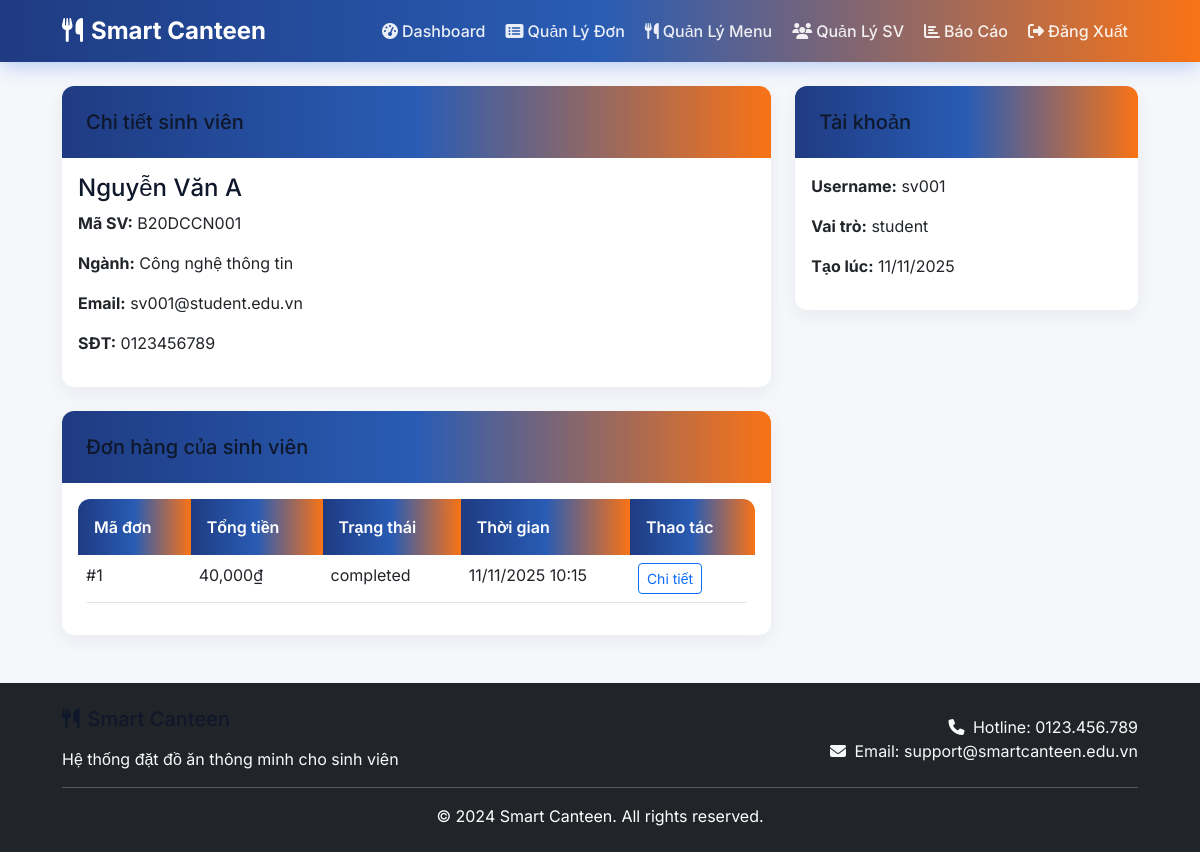
Screenshot of /admin/student/2 (signed in) with the database file from the repository.
### models.py (models this page shows, shortened)
class StudentDetail(db.Model):
    id = db.Column(db.Integer, primary_key=True)
    user_id = db.Column(db.Integer, db.ForeignKey('user.id'), nullable=False)
    ma_sv = db.Column(db.String(20), unique=True, nullable=False)
    ho_ten = db.Column(db.String(100), nullable=False)
    nganh_hoc = db.Column(db.String(100), nullable=False)
    email = db.Column(db.String(120), nullable=False)
    sdt = db.Column(db.String(15), nullable=False)
    user = db.relationship('User', backref='student_detail')

class Order(db.Model):
    id = db.Column(db.Integer, primary_key=True)
    user_id = db.Column(db.Integer, db.ForeignKey('user.id'), nullable=False)
    total_amount = db.Column(db.Integer, default=0)
    status = db.Column(db.String(20), default='pending')
    created_at = db.Column(db.DateTime, default=datetime.utcnow)
    user = db.relationship('User', backref='orders')

class User(UserMixin, db.Model):
    id = db.Column(db.Integer, primary_key=True)
    username = db.Column(db.String(80), unique=True, nullable=False)
    password_hash = db.Column(db.String(120), nullable=False)
    role = db.Column(db.String(20), default='student')
    created_at = db.Column(db.DateTime, default=datetime.utcnow)

### app.py (the view)
@app.route('/admin/student/<int:user_id>')
@login_required
def admin_student_detail(user_id):
    if current_user.role != 'admin':
        flash('Bạn không có quyền truy cập!', 'error')
        return redirect(url_for('menu'))
    user = User.query.get_or_404(user_id)
    student = StudentDetail.query.filter_by(user_id=user_id).first()
    orders = Order.query.filter_by(user_id=user_id).order_by(Order.created_at.desc()).all()
    return render_template('admin_student_detail.html', user=user, student=student, orders=orders)

### app.py (called while the page is built)
@app.context_processor
def inject_cart_count():
    cart = session.get('cart', {})
    total_qty = sum(item.get('quantity', 0) for item in cart.values())
    return dict(cart_quantity=total_qty)

@login_manager.user_loader
def load_user(user_id):
    return User.query.get(int(user_id))

### templates/admin_student_detail.html
{% extends "base.html" %}
{% block content %}
<div class="row">
    <div class="col-md-8">
        <div class="card">
            <div class="card-header bg-primary text-white">
                <h5 class="mb-0">Chi tiết sinh viên</h5>
            </div>
            <div class="card-body">
                {% if student %}
                <h4>{{ student.ho_ten }}</h4>
                <p><strong>Mã SV:</strong> {{ student.ma_sv }}</p>
                <p><strong>Ngành:</strong> {{ student.nganh_hoc }}</p>
                <p><strong>Email:</strong> {{ student.email }}</p>
                <p><strong>SĐT:</strong> {{ student.sdt }}</p>
                {% else %}
                <p class="text-muted">Không tìm thấy thông tin chi tiết sinh viên.</p>
                {% endif %}
            </div>
        </div>
        <div class="card mt-4">
            <div class="card-header bg-primary text-white">
                <h5 class="mb-0">Đơn hàng của sinh viên</h5>
            </div>
            <div class="card-body">
                {% if orders %}
                <div class="table-responsive">
                    <table class="table">
                        <thead class="table-dark">
                            <tr>
                                <th>Mã đơn</th>
                                <th>Tổng tiền</th>
                                <th>Trạng thái</th>
                                <th>Thời gian</th>
                                <th>Thao tác</th>
                            </tr>
                        </thead>
                        <tbody>
                            {% for order in orders %}
                            <tr>
                                <td>#{{ order.id }}</td>
                                <td>{{ "{:,.0f}".format(order.total_amount) }}₫</td>
                                <td>{{ order.status }}</td>
                                <td>{{ order.created_at.strftime('%d/%m/%Y %H:%M') }}</td>
                                <td>
                                    <a href="{{ url_for('admin_order_detail', order_id=order.id) }}" class="btn btn-sm btn-outline-primary">Chi tiết</a>
                                </td>
                            </tr>
                            {% endfor %}
                        </tbody>
                    </table>
                </div>
                {% else %}
                <p class="text-muted">Chưa có đơn hàng.</p>
                {% endif %}
            </div>
        </div>
    </div>
    <div class="col-md-4">
        <div class="card">
            <div class="card-header bg-secondary text-white">
                <h5 class="mb-0">Tài khoản</h5>
            </div>
            <div class="card-body">
                <p><strong>Username:</strong> {{ user.username }}</p>
                <p><strong>Vai trò:</strong> {{ user.role }}</p>
                <p><strong>Tạo lúc:</strong> {{ user.created_at.strftime('%d/%m/%Y') }}</p>
            </div>
        </div>
    </div>
</div>
{% endblock %}

### static/css/custom.css (style rules this page uses)
:root { --color-bg: #f6f7fb; --color-surface: #ffffff; --color-primary: #1f3b82; --color-accent: #f97316; --color-muted: #58627a; --color-success: #16a34a; --radius: 12px; --gradient: linear-gradient(90deg, rgba(31,59,130,1) 0%, rgba(41,92,180,1) 50%, rgba(249,115,22,1) 100%); }
body { background: var(--color-bg); color: var(--color-muted); font-family: Inter, system-ui, -apple-system, 'Segoe UI', Roboto, 'Helvetica Neue', Arial; -webkit-font-smoothing: antialiased; -moz-osx-font-smoothing: grayscale; }
.card { background: var(--color-surface); border: 0; border-radius: var(--radius); box-shadow: 0 6px 18px rgba(29,35,46,0.06); }
h1, h2, h3, h4, h5 { color: #0f172a; }

### templates/base.html (style rules this page uses)
:root { --primary: #2563eb; --secondary: #1e40af; --accent: #f97316; --accent-light: #fdba74; --light: #ffffff; --dark: #1f2937; --gray: #6b7280; --gradient: linear-gradient(135deg, #2563eb 0%, #1e40af 100%); --gradient-accent: linear-gradient(135deg, #f97316 0%, #ea580c 100%); --shadow: 0 8px 30px rgba(0,0,0,0.12); --radius: 16px; }
* { font-family: 'Inter', sans-serif; }
body { background: linear-gradient(135deg, #f8fafc 0%, #e2e8f0 100%); min-height: 100vh; }
.card { border: none; border-radius: var(--radius); box-shadow: var(--shadow); transition: all 0.3s ease; overflow: hidden; background: white; }
.card-header { background: var(--gradient); border: none; padding: 1.5rem; color: white; }
.table { border-radius: var(--radius); overflow: hidden; background: white; }
.table thead th { background: var(--gradient); color: white; border: none; font-weight: 600; padding: 1rem; }

### rows the page displays
StudentDetail: ho_ten "Nguyễn Văn A", ma_sv "B20DCCN001", nganh_hoc "Công nghệ thông tin", email "sv001@student.edu.vn", sdt "0123456789"
Order: id "1", total_amount "40,000", status "completed", created_at "11/11/2025 10:15"
User: username "sv001", role "student", created_at "11/11/2025"
